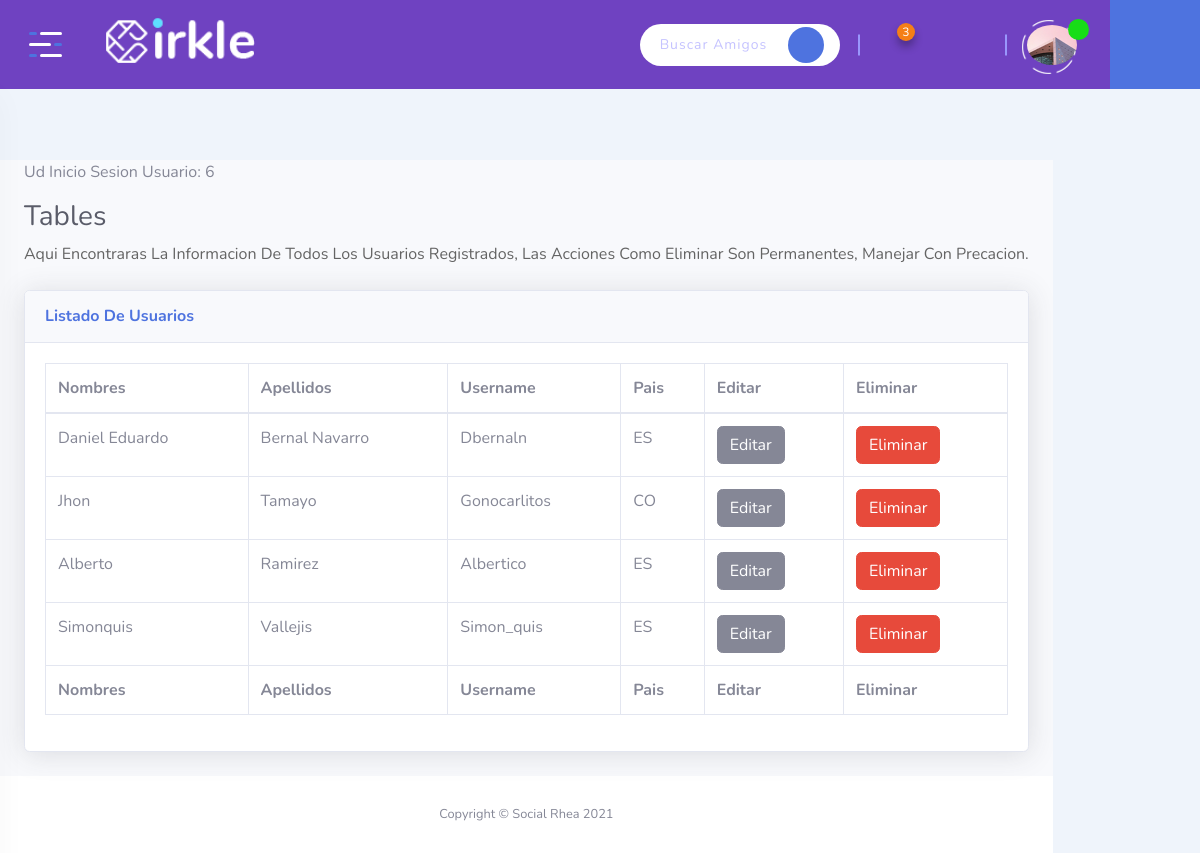
The app's page /admin/users (signed in) with its own data.
### tables this page shows
CREATE TABLE Usuario (ID_Usuario INTEGER PRIMARY KEY AUTOINCREMENT NOT NULL, Usuario VARCHAR NOT NULL UNIQUE, Contrasena VARCHAR NOT NULL, Rol INT CHECK (Rol = 0 or Rol = 1 or Rol = 2) NOT NULL, Estado INT CHECK (Estado = 0 or Estado = 1) NOT NULL, Nombres VARCHAR NOT NULL, Apellidos VARCHAR NOT NULL, Genero INT CHECK (Genero = 0 or Genero = 1 or Genero = 2) NOT NULL, Email VARCHAR NOT NULL UNIQUE, Ubicacion VARCHAR NOT NULL, Foto VARCHAR, Telefono INT NOT NULL, Fecha_Nacimiento DATE NOT NULL, Estado_Civil INT NOT NULL CHECK (Estado_Civil = 1 or Estado_Civil = 2 or Estado_Civil = 3 or Estado_Civil = 4 or Estado_Civil = 5), Fecha DATE NOT NULL DEFAULT (CURRENT_TIMESTAMP), Privacidad INT NOT NULL CHECK (Privacidad = 1 or Privacidad = 2));

### app.py (the view)
@app.route('/admin/users', methods=['GET', 'POST'])
def admin_users():
  if session['usuario']:
    dbUsuario = db.getUser(session['usuario'])
    usuarios = db.getAllUsers()
    return render_template('dashboard-users.html', usuario=dbUsuario, usuarios=usuarios, rol = dbUsuario["Rol"])

### app.py (called while the page is built)
@app.before_request
def antes_de_cada_peticion():
    ruta = request.path
    if not 'usuario' in session and ruta != "/" and ruta != "/admin-login" and ruta != "/logout" and ruta != "/registro" and not ruta.startswith("/static"):
        flash("Inicia sesión para continuar")
        return redirect("/")
    if 'usuario' in session:
      global notificaciones
      dbUsuario = db.getUser(session['usuario'])
      notificaciones = db.getNotificaciones(dbUsuario["ID_Usuario"]);
      flash(f'ud inicio sesion usuario: {dbUsuario["ID_Usuario"]}')

### db.py (called while the page is built)
def conectar():
    dbname= 'socialrhea.db'
    conn= sqlite3.connect(dbname)
    return conn

def getUser(user):
    conn= conectar()
    try:
      conn.row_factory = sqlite3.Row
      sql = 'SELECT * FROM Usuario WHERE Usuario = ?'
      cursor = conn.execute(sql, (user,))
      resultados = (cursor.fetchone())
      cursor.close()
      conn.close()
      if not resultados:
        return False
      else:
        return resultados
    except Error as e:
      print(f"error in getUser() : {str(e)}"  )

def getAllUsers():
    conn= conectar()
    conn.row_factory = sqlite3.Row
    try:
      sql = 'SELECT * FROM Usuario WHERE Rol = ?'
      cursor= conn.execute(sql,(2,))
      resultado = (cursor.fetchall())
      if resultado:
        results = [ dict(row) for row in resultado ]
      return results
    except Error as e:
      print(f"error in getPostsFeed() : {str(e)}"  )

def getNotificaciones(idUsuario):
  try:
      conn= conectar()
      conn.row_factory = sqlite3.Row
      sql = 'SELECT Nombres, Usuario, Foto FROM Usuario INNER JOIN Amistad on Usuario.ID_Usuario = Amistad.ID_Envia and Amistad.ID_Recibe = ? where Amistad.Estado = 0'
      cursor = conn.execute(sql, (idUsuario,))
      resultados= [ dict(row) for row in cursor ]
      print(resultados)
      conn.close()
      return resultados
  except Error as e:
      print(f"error in getPost() : {str(e)}"  )

### templates/dashboard-users.html (shortened to what this page needs)
{% extends 'dashboard-base.html' %}
{% block contenido %}
<div class="page-content">
  <div id="content-wrapper" class="d-flex flex-column">
      <div class="container-fluid">
        {% with messages = get_flashed_messages(with_categories=true) %}
        {% if messages %}
          <ul class=flashes>
          {% for category, message in messages %}
            <li class="{{ category }}">{{ message }}</li>
          {% endfor %}
          </ul>
        {% endif %}
      {% endwith %}
        <h1 class="h3 mb-2 text-gray-800">Tables</h1>
        <p class="mb-4">Aqui encontraras la informacion de todos los usuarios registrados, las Acciones como Eliminar son permanentes, manejar con precacion.</p>
        <div class="card shadow mb-4">
            <div class="card-header py-3">
                <h6 class="m-0 font-weight-bold text-primary">Listado de Usuarios</h6>
            </div>
            <div class="card-body">
                <div class="table-responsive">
                    <table class="table table-bordered" id="dataTable" width="100%" cellspacing="0">
                        <thead>
                            <tr>
                              <th>Nombres</th>
                              <th>Apellidos</th>
                              <th>Username</th>
                              <th>Pais</th>
                              <th>Editar</th>
                              <th>Eliminar</th>
                            </tr>
                        </thead>
                        <tfoot>
                            <tr>
                                <th>Nombres</th>
                                <th>Apellidos</th>
                                <th>Username</th>
                                <th>Pais</th>
                                <th>Editar</th>
                                <th>Eliminar</th>
                            </tr>
                        </tfoot>
                        <tbody>
                        {% for usr in usuarios %}
                            <tr>
                                <td>{{ usr.Nombres }}</td>
                                <td>{{ usr.Apellidos }}</td>
                                <td>{{ usr.Usuario }}</td>
                                <td>{{ usr.Ubicacion }}</td>
                                <td>
                                  <a href="/edituser/{{ usr.Usuario }}" class="btn btn-secondary ">Editar</a>
                                </td>
                                <td>
                                  <a href="/deleteuser/{{ usr.Usuario }}" class="btn btn-danger js-delete">Eliminar</a>
                                </td>
                              </tr>
                        {% endfor %}
                        </tbody>
                    </table>
                </div>
            </div>
        </div>
    </div>
      <footer class="sticky-footer bg-white">
          <div class="container my-auto">
              <div class="copyright text-center my-auto">
                  <span>Copyright &copy; Social Rhea 2021</span>
              </div>
          </div>
      </footer>
  </div>
</div>
{% endblock %}

### templates/dashboard-base.html (shortened to what this page needs)
<!DOCTYPE html>
<html class="no-js" lang="">
<head>
    <link rel="stylesheet" href="{{ url_for('static', filename='css/bootstrap.min.css' ) }}">
    <link rel="stylesheet" href="{{ url_for('static', filename='css/app.css' ) }}">
    <link rel="stylesheet" href="{{ url_for('static', filename='assets/icofont/icofont.min.css' ) }}">
    <link rel="stylesheet" href="{{ url_for('static', filename='css/sb-admin-2.min.css' ) }}">
</head>
<body class="bg-link-water">
    <div id="wrapper" class="wrapper">
        <header class="fixed-header">
            <div class="header-menu">
                <div class="navbar">
                    <div class="nav-item d-none d-sm-block">
                        <div class="header-logo">
                            <a href="/"><img src="{{ url_for('static', filename='assets/img/logo.png')}}" width="190" alt="Social Rhea"></a>
                        </div>
                    </div>
                    <div class="nav-item header-control">
                        <div class="inline-item d-none d-md-block">
                          <form action="" method="POST" class="js-search">
                            <div class="input-group">
                              <input type="text" class="form-control" name="busqueda" placeholder="Buscar Amigos.......">
                              <div class="input-group-append">
                                <input type="submit" class="submit-btn" value="" type="button"><i class="icofont-search"></i></input>
                              </div>
                            </div>
                          </form>
                        </div>
                        <div class="inline-item d-flex align-items-center">
                          <div class="dropdown dropdown-notification">
                            <button class="dropdown-toggle" type="button" data-toggle="dropdown" aria-expanded="false">
                                <i class="icofont-notification"></i><span class="notify-count">3</span>
                            </button>
                        </div>
                        <div class="dropdown dropdown-message">
                          <button class="dropdown-toggle" type="button" data-toggle="dropdown" aria-expanded="false">
                              <i class="icofont-speech-comments"></i>
                          </button>
                      </div>
                            <div class="dropdown dropdown-friend">
                                <button class="dropdown-toggle" type="button" data-toggle="dropdown" aria-expanded="false">
                                    <i class="icofont-users-alt-4"></i>
                                </button>
                            </div>
                        </div>
                        <div class="inline-item">
                            <div class="dropdown dropdown-admin">
                                <a href="/profile/{{ usuario.Usuario }}" class="dropdown-toggle"></button>
                                    <span class="media">
                                        <span class="item-img">
                                            <img src="/static/uploads/imgusuarios/{{ usuario.Foto }}" width="50" height="50" alt="{{ usuario.Nombre }}">
                                            <span class="acc-verified"><i class="icofont-check"></i></span>
                                        </span>
                                    </span>
                                  </a>
                            </div>
                        </div>
                    </div>
                </div>
            </div>
        </header>
        <div class="fixed-sidebar">
            <div class="fixed-sidebar-left small-sidebar">
                <div class="sidebar-toggle">
                    <button class="toggle-btn toggler-open">
                        <span></span>
                        <span></span>
                        <span></span>
                    </button>
                </div>
            </div>
        </div>
        <div class="fixed-sidebar right">
            <div class="fixed-sidebar-right small-sidebar">
                <div class="sidebar-toggle" id="chat-head-toggle">
                    <button class="chat-icon">
                        <i class="icofont-speech-comments"></i>
                    </button>
                </div>
            </div>
        </div>
        {% block contenido %}
        {% endblock %}
  </div>
</body>
</html>

### records on screen
Usuario: Foto (picture), Nombres "Daniel Eduardo", Apellidos "Bernal Navarro", Usuario "Dbernaln", Ubicacion "ES"
Usuario: Nombres "Jhon", Apellidos "Tamayo", Usuario "Gonocarlitos", Ubicacion "CO"
Usuario: Nombres "Alberto", Apellidos "Ramirez", Usuario "Albertico", Ubicacion "ES"
Usuario: Nombres "Simonquis", Apellidos "Vallejis", Usuario "Simon_quis", Ubicacion "ES"

### other values on screen
{{ message }} "Ud Inicio Sesion Usuario: 6"
